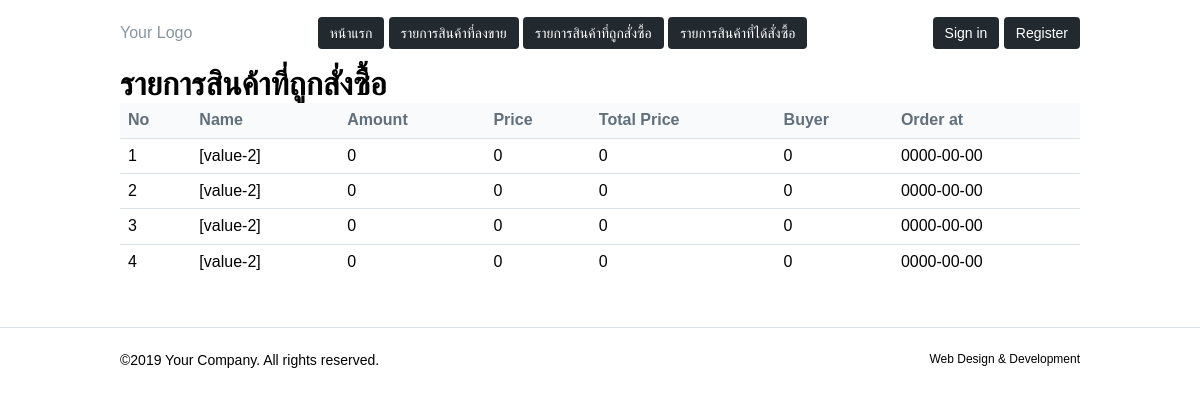
The page /sales.php on the database its author committed.
### tables this page shows
CREATE TABLE `tb_sales` (
  `IdSales` int(10) NOT NULL,
  `Name` varchar(255) NOT NULL,
  `Amount` int(11) NOT NULL,
  `Price` int(11) NOT NULL,
  `TotalPrice` int(11) NOT NULL,
  `Buyer` int(11) NOT NULL,
  `OrderAt` date NOT NULL
);

### sales.php (the view, shortened to what this page needs)
<?php
require('System/config.php');
?>
<!DOCTYPE html>
<html lang="en">
<head>
    <link rel="stylesheet" href="asset/style.css">
</head>
<body>
    <header class="w-full px-6">
        <div class="container mx-auto max-w-xl md:flex justify-between items-center">
            <a href="dashboard.php" class="block py-6 w-full text-center md:text-left md:w-auto text-grey-dark no-underline flex justify-center items-center">
                Your Logo
            </a>
            <div class="w-full md:w-auto mb-6 md:mb-0">
                <a href="dashboard.php" class="inline-block no-underline bg-black text-white text-sm py-2 px-3 rounded ">หน้าแรก</a>
                <a href="products.php" class="inline-block no-underline bg-black text-white text-sm py-2 px-3 rounded ">รายการสินค้าที่ลงขาย</a>
                <a href="sales.php" class="inline-block no-underline bg-black text-white text-sm py-2 px-3 rounded ">รายการสินค้าที่ถูกสั่งซื้อ</a>
                <a href="orders.php" class="inline-block no-underline bg-black text-white text-sm py-2 px-3 rounded ">รายการสินค้าที่ได้สั่งซื้อ</a>
            </div>
            <div class="w-full md:w-auto mb-6 md:mb-0 text-center md:text-right">
                <a href="login.php" class="inline-block no-underline bg-black text-white text-sm py-2 px-3 rounded">Sign in</a>
                <a href="register.php" class="inline-block no-underline bg-black text-white text-sm py-2 px-3 rounded">Register</a>
            </div>
        </div>
    </header>
    <div class="container max-w-xl mx-auto text-left flex items-center flex-wrap">
        <h1>รายการสินค้าที่ถูกสั่งซื้อ</h1>
        <table class="table-collapse w-full">
            <thead>
                <tr>
                    <th class="text-grey-darker p-2 bg-grey-lightest">No</th>
                    <th class="text-grey-darker p-2 bg-grey-lightest">Name</th>
                    <th class="text-grey-darker p-2 bg-grey-lightest">Amount</th>
                    <th class="text-grey-darker p-2 bg-grey-lightest">Price</th>
                    <th class="text-grey-darker p-2 bg-grey-lightest">Total Price</th>
                    <th class="text-grey-darker p-2 bg-grey-lightest">Buyer</th>
                    <th class="text-grey-darker p-2 bg-grey-lightest">Order at</th>
                </tr>
            </thead>
            <tbody>
                <?php
                $sql = 'SELECT * FROM tb_sales';
                $query = mysqli_query($conn,$sql);
                while($result = mysqli_fetch_array($query)){ ?>
                <tr>
                    <td class="p-2 border-t border-grey-light"><?=$result['IdSales']?></td>
                    <td class="p-2 border-t border-grey-light"><?=$result['Name']?></td>
                    <td class="p-2 border-t border-grey-light"><?=$result['Amount']?></td>
                    <td class="p-2 border-t border-grey-light"><?=$result['Price']?></td>
                    <td class="p-2 border-t border-grey-light"><?=$result['TotalPrice']?></td>
                    <td class="p-2 border-t border-grey-light"><?=$result['Buyer']?></td>
                    <td class="p-2 border-t border-grey-light"><?=$result['OrderAt']?></td>
                </tr>
                <?php } ?>
            </tbody>
        </table>
    </div>
    <footer class="w-full px-6 border-t mt-12">
        <div class="container mx-auto max-w-xl py-6 flex flex-wrap md:flex-no-wrap justify-between items-center text-sm">
            &copy;2019 Your Company. All rights reserved.
            <div class="pt-4 md:p-0 text-center md:text-right text-xs">
                Web Design & Development
            </div>
        </div>
    </footer>
</body>
</html>

### rows shown on the page
tb_sales: IdSales "1", Name "[value-2]", Amount "0", Price "0", TotalPrice "0", Buyer "0", OrderAt "0000-00-00"
tb_sales: IdSales "2", Name "[value-2]", Amount "0", Price "0", TotalPrice "0", Buyer "0", OrderAt "0000-00-00"
tb_sales: IdSales "3", Name "[value-2]", Amount "0", Price "0", TotalPrice "0", Buyer "0", OrderAt "0000-00-00"
tb_sales: IdSales "4", Name "[value-2]", Amount "0", Price "0", TotalPrice "0", Buyer "0", OrderAt "0000-00-00"
